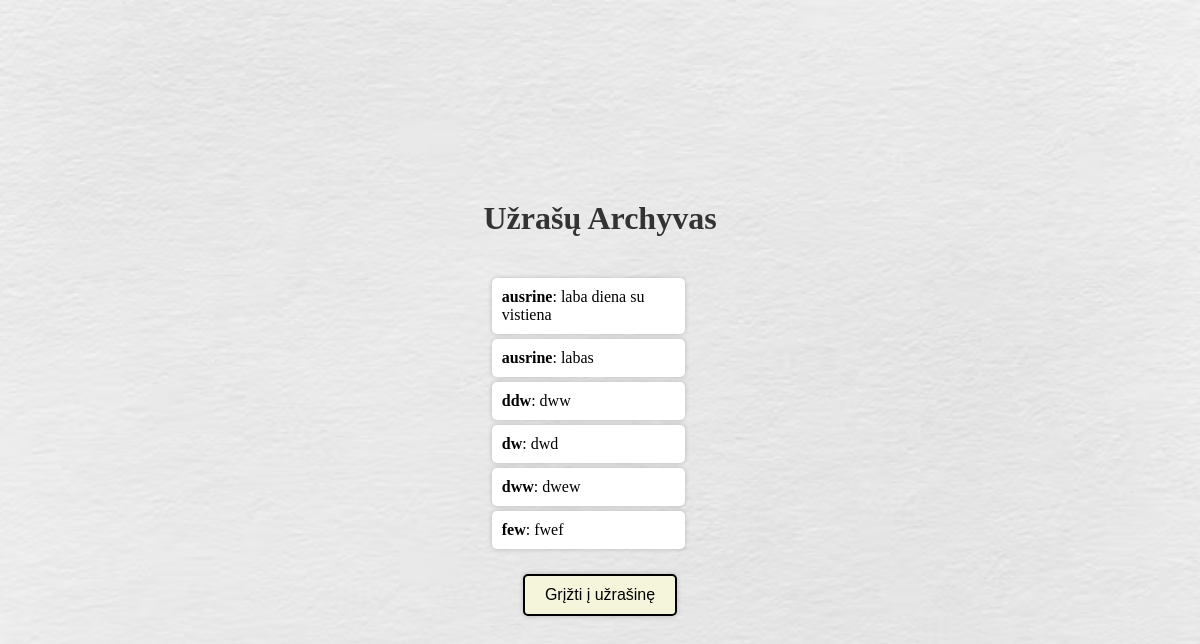
Before: /archyvas with the older database file.
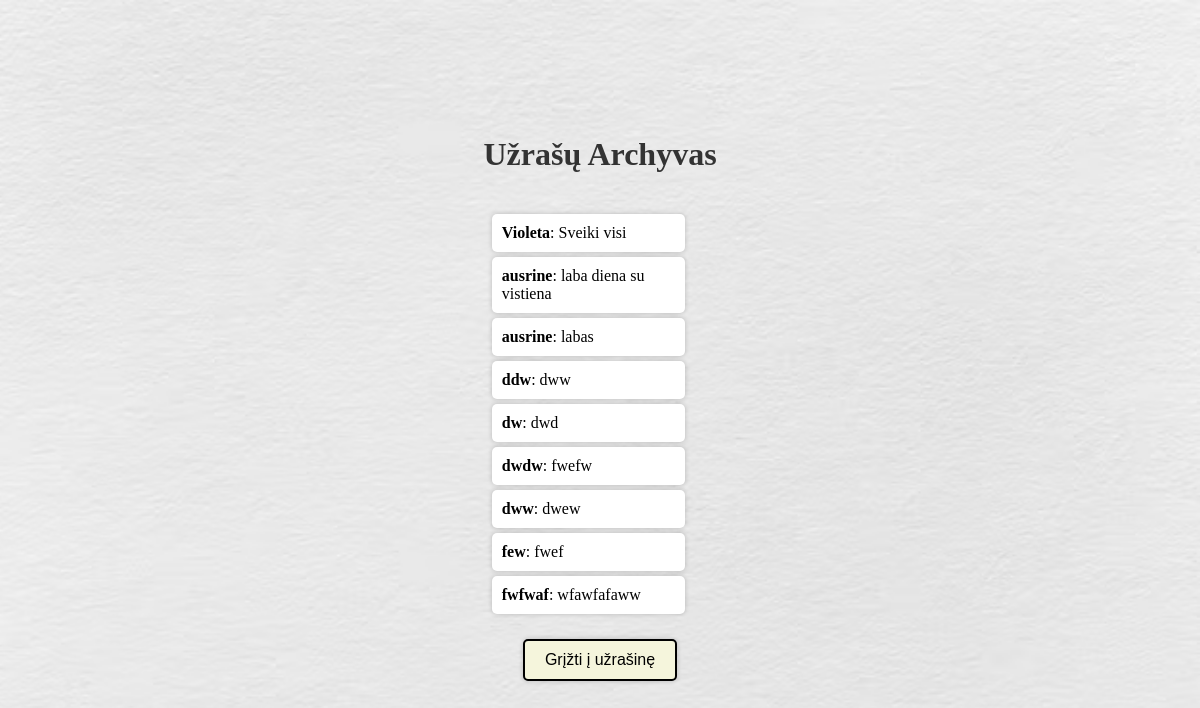
After: the same page with the newer database file.
### tables this page shows
CREATE TABLE notes (
            id INTEGER PRIMARY KEY AUTOINCREMENT,
            name TEXT NOT NULL,
            note TEXT NOT NULL
        );

### main.py (the view)
@app.route('/archyvas', methods=['GET', 'POST'])
def archyvas():
    if request.method == 'POST':
        return redirect(url_for('notebook'))
    conn = get_db_connection()
    notes = conn.execute(
        'SELECT name, note FROM notes ORDER BY name').fetchall()
    conn.close()
    return render_template('archyvas.html', uzrasai=notes)

### main.py (called while the page is built)
def get_db_connection():
    conn = sqlite3.connect(DATABASE)
    conn.row_factory = sqlite3.Row
    return conn

### templates/archyvas.html (shortened to what this page needs)
<!DOCTYPE html>
<html>
  <head>
  </head>
  <body>
    <h1>Užrašų Archyvas</h1>
    <ul>
      {% for entry in uzrasai %}
      <li><strong>{{ entry.name }}</strong>: {{ entry.note }}</li>
      {% endfor %}
    </ul>
    <form action="/" method="get">
      <button type="submit">Grįžti į užrašinę</button>
    </form>
  </body>
</html>

Changed rows visible on the page:
added notes: name "Violeta", note "Sveiki visi"
added notes: name "dwdw", note "fwefw"
added notes: name "fwfwaf", note "wfawfafaww"
